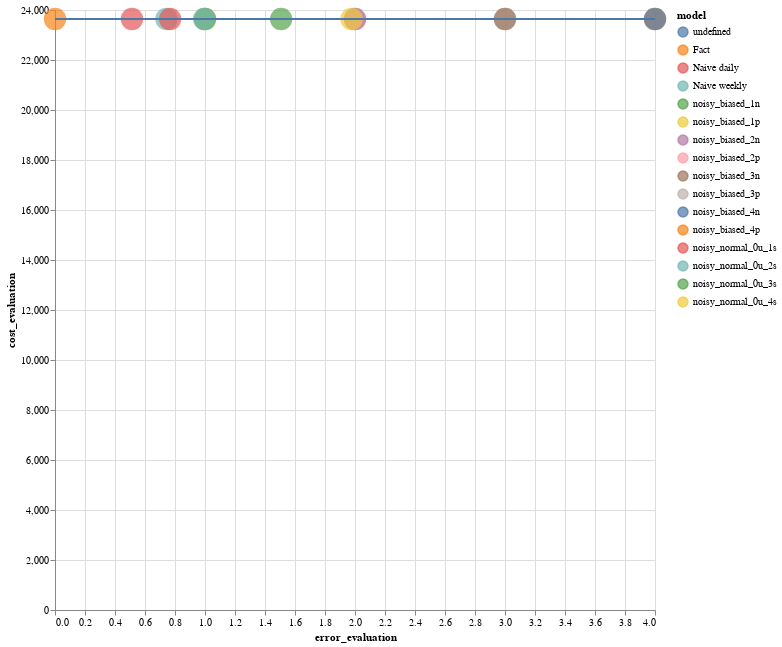

Notebook source saved alongside this figure:
### Code cell
chart = alt.Chart(results.loc[results.model != 'Fact (no control)']).mark_circle(size=500).encode(
    x='error_evaluation:Q',
    y=alt.Y('cost_evaluation:Q'),
    color=alt.Color('model:N'),
    tooltip = ['model:N','error_evaluation:Q','cost_evaluation:Q']
).properties(width=600, height=600)

chart2 = alt.Chart(results.loc[results.model == 'Fact (no control)']).mark_circle(size=500).encode(
    x='error_evaluation:Q',
    y=alt.Y('cost_evaluation:Q'),
    color=alt.Color('model:N'),
    tooltip = ['model:N','error_evaluation:Q','cost_evaluation:Q']
).properties(width=600, height=600)


chart +chart2+ chart.transform_regression('error_evaluation', 'cost_evaluation', method='poly').mark_line()

### Figure 1 — Vega-Lite specification as saved in the notebook (floating-point values rounded to 4 significant figures)
{"config": {"view": {"continuousWidth": 400, "continuousHeight": 300}}, "layer": [{"data": {"name": "data-e99eda9b061c1465942e7fc0c4316642"}, "mark": {"type": "circle", "size": 500}, "encoding": {"color": {"type": "nominal", "field": "model"}, "tooltip": [{"type": "nominal", "field": "model"}, {"type": "quantitative", "field": "error_evaluation"}, {"type": "quantitative", "field": "cost_evaluation"}], "x": {"type": "quantitative", "field": "error_evaluation"}, "y": {"type": "quantitative", "field": "cost_evaluation"}}, "height": 600, "width": 600}, {"data": {"name": "data-d751713988987e9331980363e24189ce"}, "mark": {"type": "circle", "size": 500}, "encoding": {"color": {"type": "nominal", "field": "model"}, "tooltip": [{"type": "nominal", "field": "model"}, {"type": "quantitative", "field": "error_evaluation"}, {"type": "quantitative", "field": "cost_evaluation"}], "x": {"type": "quantitative", "field": "error_evaluation"}, "y": {"type": "quantitative", "field": "cost_evaluation"}}, "height": 600, "width": 600}, {"data": {"name": "data-e99eda9b061c1465942e7fc0c4316642"}, "mark": "line", "encoding": {"color": {"type": "nominal", "field": "model"}, "tooltip": [{"type": "nominal", "field": "model"}, {"type": "quantitative", "field": "error_evaluation"}, {"type": "quantitative", "field": "cost_evaluation"}], "x": {"type": "quantitative", "field": "error_evaluation"}, "y": {"type": "quantitative", "field": "cost_evaluation"}}, "height": 600, "transform": [{"on": "error_evaluation", "regression": "cost_evaluation", "method": "poly"}], "width": 600}], "$schema": "https://vega.github.io/schema/vega-lite/v4.8.1.json", "datasets": {"data-e99eda9b061c1465942e7fc0c4316642": [{"model": "Naive weekly", "cost_evaluation": 23640.0, "error_evaluation": 0.7431}, {"model": "Naive daily", "cost_evaluation": 23640.0, "error_evaluation": 0.7678}, {"model": "Fact", "cost_evaluation": 23640.0, "error_evaluation": 0.0}, {"model": "noisy_biased_1p", "cost_evaluation": 23640.0, "error_evaluation": 1.0}, {"model": "noisy_biased_2p", "cost_evaluation": 23640.0, "error_evaluation": 2.0}, {"model": "noisy_biased_3p", "cost_evaluation": 23640.0, "error_evaluation": 3.0}, {"model": "noisy_biased_4p", "cost_evaluation": 23640.0, "error_evaluation": 4.0}, {"model": "noisy_biased_1n", "cost_evaluation": 23640.0, "error_evaluation": 1.0}, {"model": "noisy_biased_2n", "cost_evaluation": 23640.0, "error_evaluation": 2.0}, {"model": "noisy_biased_3n", "cost_evaluation": 23640.0, "error_evaluation": 3.0}, {"model": "noisy_biased_4n", "cost_evaluation": 23640.0, "error_evaluation": 4.0}, {"model": "noisy_normal_0u_1s", "cost_evaluation": 23640.0, "error_evaluation": 0.513}, {"model": "noisy_normal_0u_2s", "cost_evaluation": 23640.0, "error_evaluation": 0.9939}, {"model": "noisy_normal_0u_3s", "cost_evaluation": 23640.0, "error_evaluation": 1.507}, {"model": "noisy_normal_0u_4s", "cost_evaluation": 23640.0, "error_evaluation": 1.977}], "data-d751713988987e9331980363e24189ce": []}}
